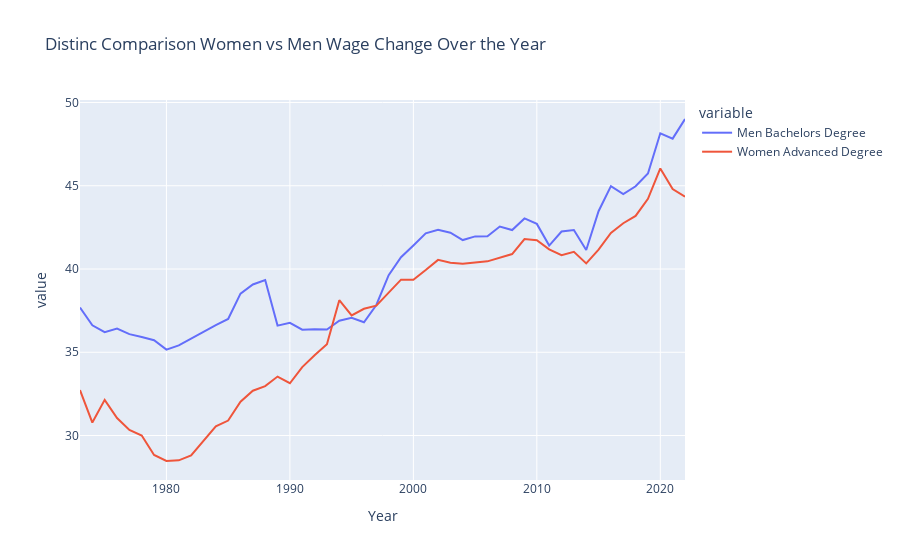

Notebook code cell kept with this figure:
### Code cell
#As we can see it appears that even Women with Advanced Degree still have lower wage compare to Men with Bachelor Degree
gender_comparison = pd.DataFrame({
    'Year': df_men['Year'],  # Assuming Year is identical in both DataFrames
    'Men Bachelors Degree' : df_men['Men Bachelors Degree'],
    'Women Advanced Degree': df_women['Women Advanced Degree']
})


fig_comparison = px.line(gender_comparison, x="Year", y=gender_comparison.columns,
              title="Distinc Comparison Women vs Men Wage Change Over the Year")


fig_comparison.show()

### Figure 1 — Plotly figure (JSON) as saved in the notebook; plotly's stock layout.template omitted (floating-point values rounded to 4 significant figures)
{"data": [{"hovertemplate": "variable=Men Bachelors Degree<br>Year=%{x}<br>value=%{y}<extra></extra>", "legendgroup": "Men Bachelors Degree", "line": {"color": "#636efa", "dash": "solid"}, "marker": {"symbol": "circle"}, "mode": "lines", "name": "Men Bachelors Degree", "orientation": "v", "showlegend": true, "type": "scatter", "x": [2022, 2021, 2020, 2019, 2018, 2017, 2016, 2015, 2014, 2013, 2012, 2011, 2010, 2009, 2008, 2007, 2006, 2005, 2004, 2003, 2002, 2001, 2000, 1999, 1998, 1997, 1996, 1995, 1994, 1993, 1992, 1991, 1990, 1989, 1988, 1987, 1986, 1985, 1984, 1983, 1982, 1981, 1980, 1979, 1978, 1977, 1976, 1975, 1974, 1973], "xaxis": "x", "y": [49.01, 47.83, 48.15, 45.74, 44.97, 44.5, 44.98, 43.47, 41.14, 42.34, 42.25, 41.41, 42.71, 43.04, 42.34, 42.55, 41.97, 41.96, 41.74, 42.18, 42.36, 42.14, 41.41, 40.71, 39.63, 37.84, 36.8, 37.07, 36.89, 36.37, 36.38, 36.36, 36.77, 36.6, 39.34, 39.07, 38.52, 37, 36.63, 36.21, 35.8, 35.41, 35.16, 35.72, 35.92, 36.09, 36.42, 36.21, 36.62, 37.69], "yaxis": "y"}, {"hovertemplate": "variable=Women Advanced Degree<br>Year=%{x}<br>value=%{y}<extra></extra>", "legendgroup": "Women Advanced Degree", "line": {"color": "#EF553B", "dash": "solid"}, "marker": {"symbol": "circle"}, "mode": "lines", "name": "Women Advanced Degree", "orientation": "v", "showlegend": true, "type": "scatter", "x": [2022, 2021, 2020, 2019, 2018, 2017, 2016, 2015, 2014, 2013, 2012, 2011, 2010, 2009, 2008, 2007, 2006, 2005, 2004, 2003, 2002, 2001, 2000, 1999, 1998, 1997, 1996, 1995, 1994, 1993, 1992, 1991, 1990, 1989, 1988, 1987, 1986, 1985, 1984, 1983, 1982, 1981, 1980, 1979, 1978, 1977, 1976, 1975, 1974, 1973], "xaxis": "x", "y": [44.34, 44.8, 46.04, 44.22, 43.19, 42.75, 42.17, 41.16, 40.34, 41.03, 40.83, 41.18, 41.73, 41.8, 40.9, 40.68, 40.46, 40.39, 40.32, 40.38, 40.55, 39.94, 39.36, 39.36, 38.56, 37.8, 37.61, 37.21, 38.13, 35.48, 34.82, 34.11, 33.14, 33.54, 32.97, 32.69, 32.03, 30.9, 30.55, 29.65, 28.81, 28.51, 28.47, 28.83, 30, 30.33, 31.05, 32.14, 30.78, 32.73], "yaxis": "y"}], "layout": {"autosize": true, "legend": {"title": {"text": "variable"}, "tracegroupgap": 0}, "title": {"text": "Distinc Comparison Women vs Men Wage Change Over the Year"}, "xaxis": {"anchor": "y", "autorange": true, "domain": [0, 1], "range": [1973, 2022], "title": {"text": "Year"}, "type": "linear"}, "yaxis": {"anchor": "x", "autorange": true, "domain": [0, 1], "range": [27.33, 50.15], "title": {"text": "value"}, "type": "linear"}}}
